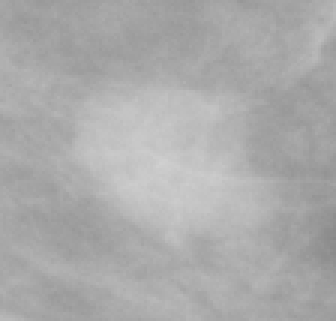
%> input picture GrowcutTest/mdb010.bmp, 112 x 107 px (shown 3 times larger)
$ octave fuzzy_v3.m   (GNU Octave 9; MATLAB toolbox functions it lacks are replaced by stand-ins)
%> lines starting %> are read from the running program, lines starting %| are printed output that depends on the picture; in (x1, y1, x2, y2) boxes, pixels count from 0 and x2, y2 are one past the last pixel; in counts of white or black regions, pixels touching at a corner belong together; the program's own positions count from 1
%aqui tem a parte de criação dos elementos, que no código já tem alguns
image = imread('mdb010.bmp');
%> image is the input picture: size 107x112 uint8; min 136, max 208, mean 171
[linha, coluna] = size(image);
%> linha = 107; coluna = 112

h = fspecial('gaussian');
image = imfilter(image,h);

maximo = 0;
alpha = 4; %parâmetro de espalhamento do numero fuzzy
W = 7; %tamanho da vizinhança
T = 0.7; %threshold

matriz_pertinencia = zeros(linha, coluna);
imgFinal = zeros(linha, coluna);
row=linha;
%> row = 107
col=coluna;
%> col = 112
for r =((W+1)/2):(row-((W-1)/2))
        for c =((W+1)/2):(col-((W-1)/2))
            soma = 0;
            for posx=-((W-1)/2):((W-1)/2)
                for posy=-((W-1)/2):((W-1)/2)
                   a = image(r+posx,c+posy);
                   temp = 1-(double(abs(a-image(r,c)))/alpha);
                   soma = soma + max(0,temp) ;

                end
            end
            matriz_pertinencia(r,c) = (soma-1)/((W^2)-1);

            if matriz_pertinencia(r,c)<=T
                imgFinal(r,c)=1;
            end
        end
    end
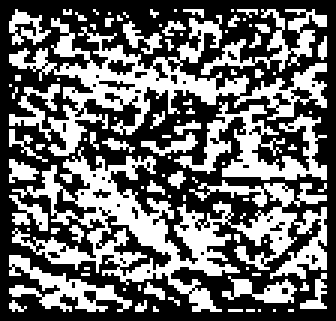
%> imgFinal: size 107x112 double (shown 3 times larger); values 0 (black) and 1 (white), 41.8% white; 91 white regions (74 under 20 px), largest, box (x1, y1, x2, y2) and area: (4, 49, 109, 104) 1792, (3, 5, 109, 52) 1293, (58, 34, 109, 60) 505
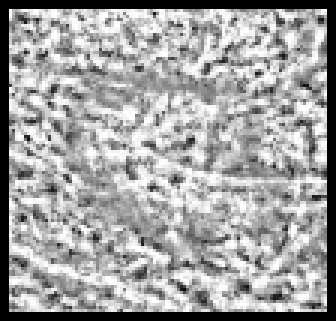
%> matriz_pertinencia: size 107x112 double (shown 3 times larger); min 0, max 1, mean 0.633

imshow(imgFinal);

$ run again, with GrowcutTest/mdb005.bmp copied over GrowcutTest/mdb010.bmp
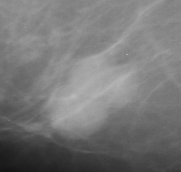
%> input picture GrowcutTest/mdb005.bmp, 181 x 172 px
%> image is the input picture: size 172x181 uint8; min 19, max 187, mean 119.4
%> after the loop `for r =((W+1)/2):(row-((W-1)/2))`:
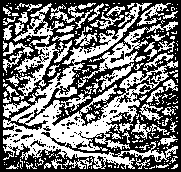
%> imgFinal: size 172x181 double; values 0 (black) and 1 (white), 46.4% white; 257 white regions (195 under 20 px), largest, box (x1, y1, x2, y2) and area: (3, 3, 178, 169) 7027, (78, 21, 178, 88) 902, (13, 40, 72, 101) 855
%> after the loop `for r =((W+1)/2):(row-((W-1)/2))`:
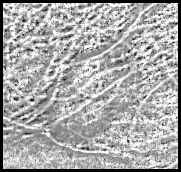
%> matriz_pertinencia: size 172x181 double; min 0, max 1, mean 0.656
